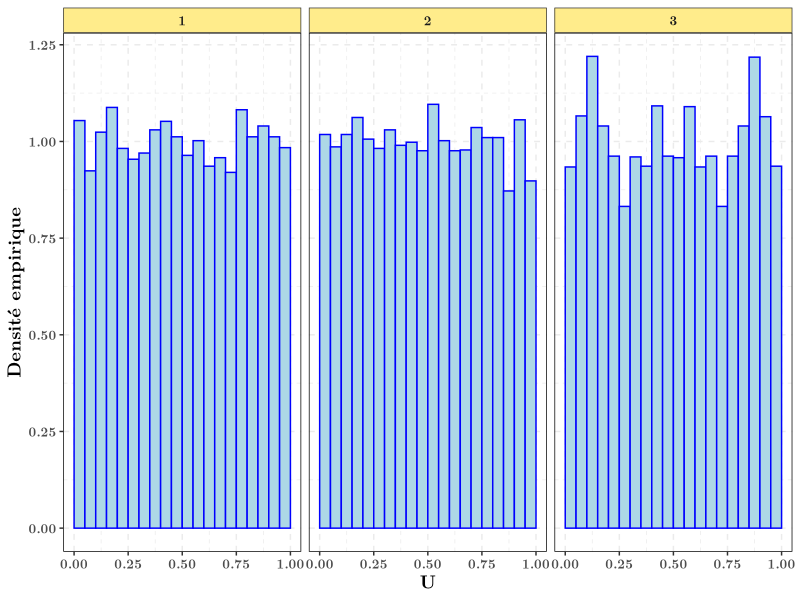
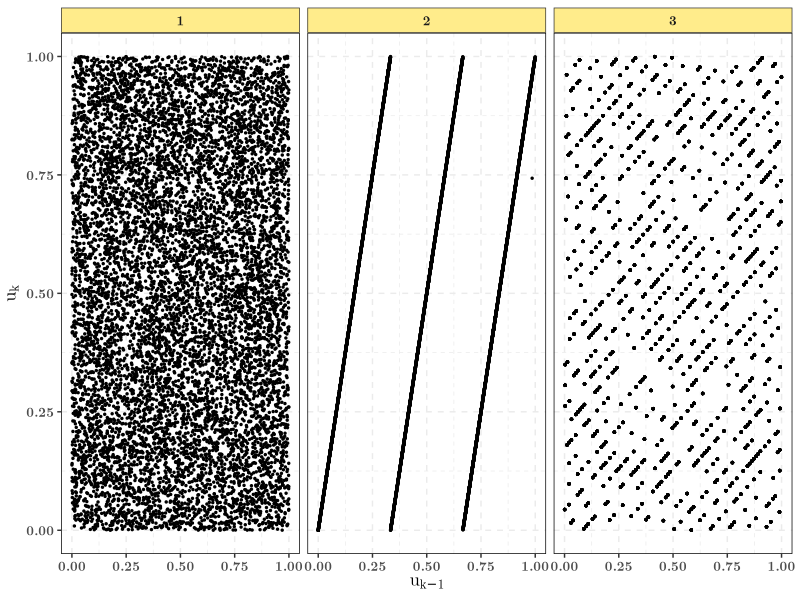
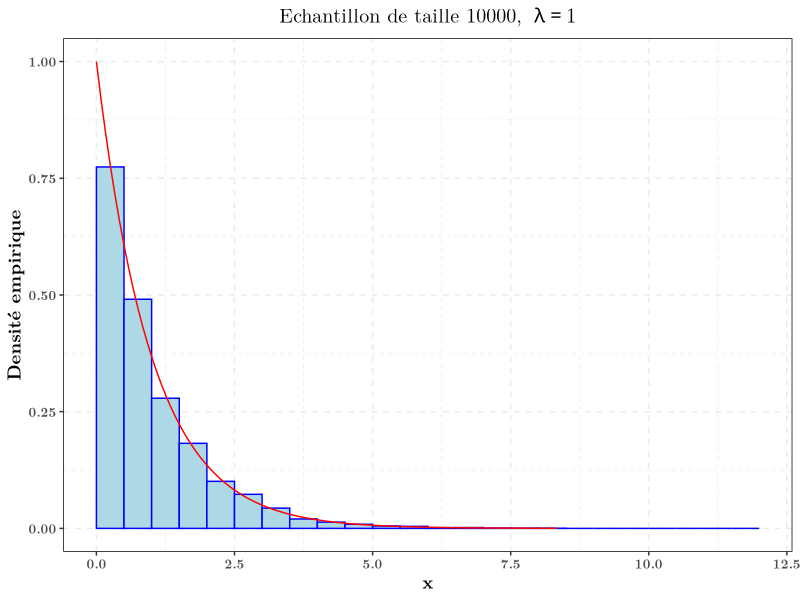
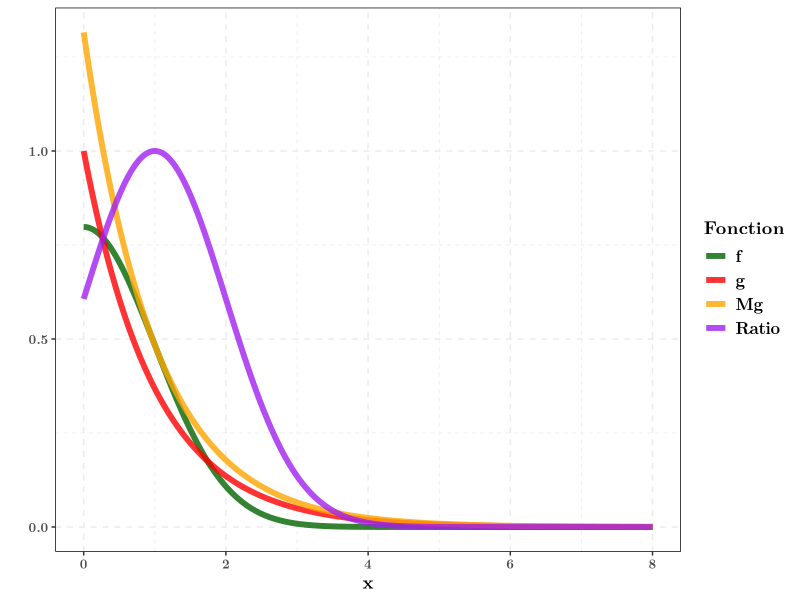
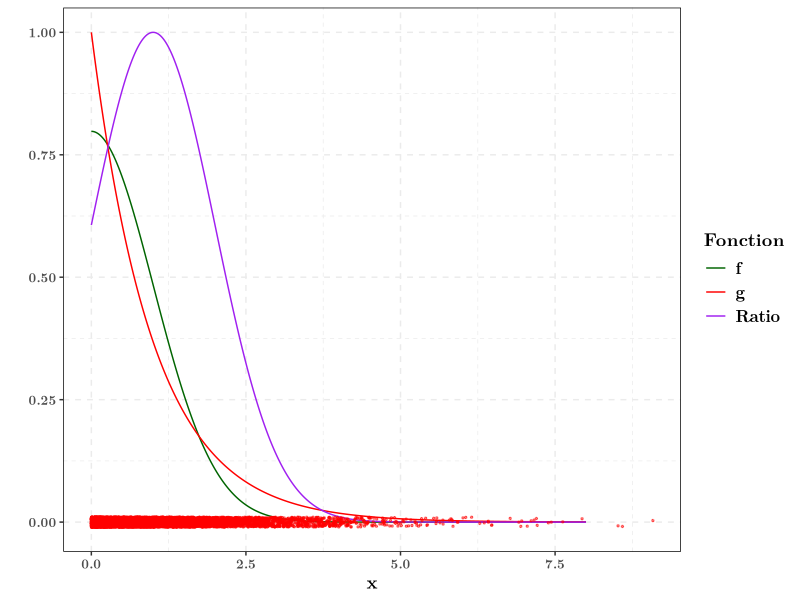
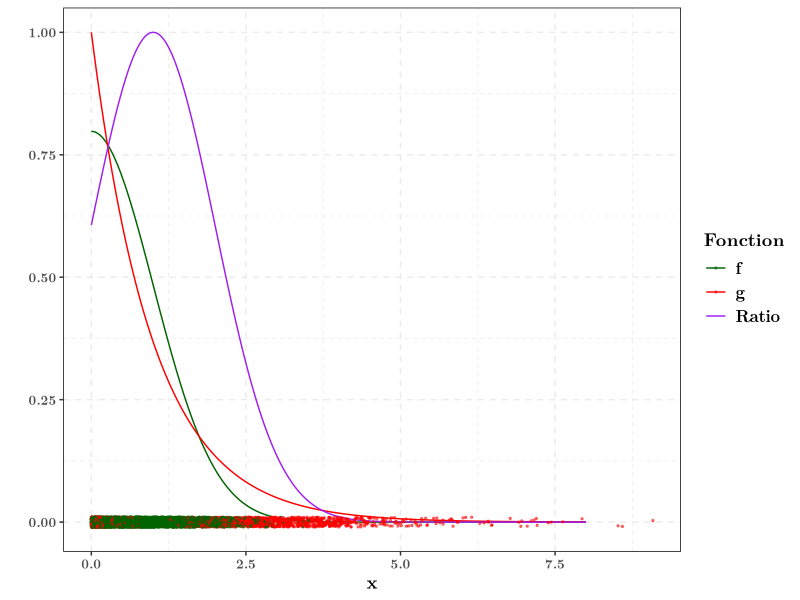
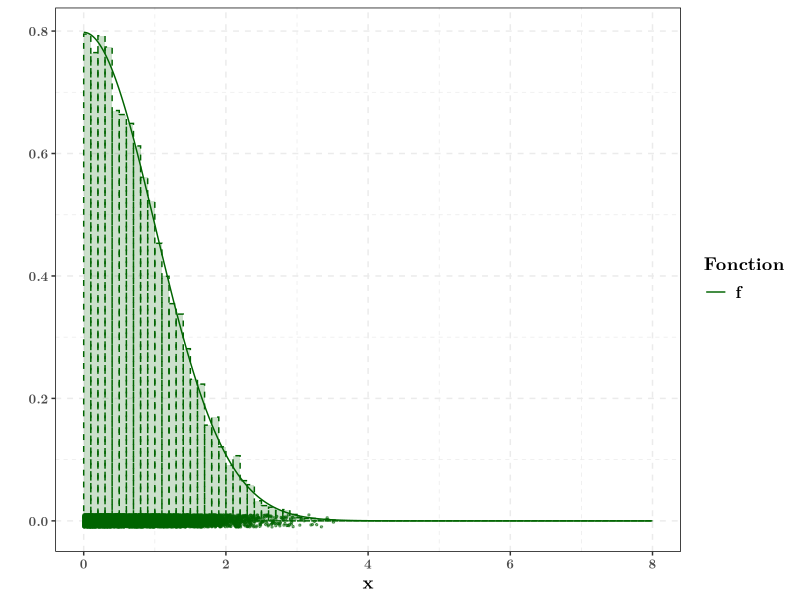

R code for these plots, in order: (Note: this script raises an error after producing the figures.)
## ---- chunk 1
knitr::opts_chunk$set(echo = FALSE, message = FALSE,
                      cache = TRUE,
                      fig.width =  7, 
                      fig.height = 3)
library(tidyverse)
## ---- chunk 2
theme_set(theme_bw() +
            theme(
              panel.border = element_rect(colour = "black",
                                          fill = rgb(0, 0, 0, 0)),
              panel.grid = element_line(linetype = 2),
              plot.background = element_rect(fill = "white"),# bg around panel
              legend.background = element_blank(),
              text = element_text(family = "LM Roman 10", size = 12, face = "bold"),
              axis.title = element_text(size = rel(1.1)),
              legend.text = element_text(size = rel(1)),
              legend.title = element_text(size = rel(1.1)),
              plot.subtitle = element_text(hjust = 0.5, size = rel(1)),
              strip.background = element_rect(fill = "lightgoldenrod1"),
              plot.title = element_text(face = "bold", size = rel(1.2), hjust = 0.5)))
## ---- chunk 3
mon_runif <- function(n , a, m, c, x0){
  # %% est l'opérateur modulo
  x0 <- x0 %% m# On s'assure que x0 est bien plus petit que m
  xs <- rep(x0, n + 1)# Suite des xs, on ne gardera que les n derniers
  for(k in 2:(n+1)){
    xs[k] <- (a * xs[k - 1] + c) %% m 
  }
  us <- xs / m # Mise entre 0 et 1
  # Retour sous forme de data.frame, pratique pour les ggplot
  tibble(n = 1:n, valeur = us[-1])# On ne retourne pas x0 / m
}
## ---- chunk 4
parametres <- list(a = list(41358, 3, 101),# On stocke les différents paramètres
                   m = list(2^31 - 1, 2^31 - 1, 2311))# dans une liste
# On peut faire plusieurs traitements sans boucle dans R
resultats <- purrr::pmap_dfr(parametres, # On applique à la liste des paramètres
                             mon_runif, # La fonction
                             n = 10000, c = 0, x0 = 17, # Les paramètres manquants
                             .id = "numero")# On souhaite une colonne
## ---- chunk 5
ggplot(resultats) +
  aes(x = valeur) +
  geom_histogram(aes(y = ..density..),
                 fill = "lightblue", color = "blue", 
                 breaks = seq(0, 1, length.out = 21)) +
  facet_wrap(.~numero) +
  labs(y = "Densité empirique", x = "U")
## ---- chunk 6
ggplot(resultats) +
  aes(x = valeur, y = lead(valeur)) +
  geom_point(size = 0.5) +
  facet_wrap(.~numero) +
  labs(y = expression(u[k]), x = expression(u[k - 1]))
## ---- chunk 7
mon_rexp <- function(n, lambda){
  # On simule selon une loi uniforme
  us <- runif(n) # Echantillon IID U[0,1]
  # On applique la fonction quantile a l'échantillon
  - log(1 - us) / lambda
}
## ---- chunk 8
tibble(x = mon_rexp(1e4, 1)) %>% 
  ggplot(aes(x = x)) +
  geom_histogram(aes(y = ..density..),
                 color = "blue", fill = "lightblue",
                 breaks = seq(0, 12, by = 0.5)) +
  stat_function(fun = dexp, color = "red") +
  labs(x = "x", y = "Densité empirique",
       title = expression("Echantillon de taille 10000, "~lambda==1))
## ---- chunk 9
get_f_density <- function(x){
  sqrt(2 / pi) * exp(-x^2 * 0.5)
}
## ---- chunk 10
get_g_density <- function(x){
  dexp(x, 1)
}
M <- sqrt(2 / pi) * exp(0.5)
get_ratio <- function(x){
  get_f_density(x) / (M * get_g_density(x))
}
## ---- chunk 11
functions_tibble <- tibble(x = seq(0, 8, length.out = 1001)) %>% 
  mutate(f = get_f_density(x),
         g = get_g_density(x),
         Mg = M * g,
         Ratio = get_ratio(x)) %>% 
  gather(-x, key = "Fonction", value = "Valeur", factor_key = TRUE) 
functions_tibble %>% 
  ggplot(aes(x = x, y = Valeur, color = Fonction)) +
  geom_line(size = 2, alpha = 0.8) +
  labs(x = "x", y = "") +
  scale_color_manual(values = c("darkgreen", "red", "orange", "purple"))
## ---- chunk 12
get_acceptation <- function(n){
  candidates <- rexp(n)
  tibble(x = candidates,
         y = 0,
         accepte = runif(n) < get_ratio(candidates)) %>% 
    mutate(Fonction = ifelse(accepte, "f", "g"))
}
## ---- chunk 13
set.seed(123)
simulated_points <- get_acceptation(10000)
functions_tibble %>%
  filter(Fonction != "Mg") %>% 
  ggplot(aes(x = x)) +
  geom_line(aes(y = Valeur, color = Fonction)) +
  labs(x = "x", y = "") +
  scale_color_manual(values = c("darkgreen", "red", "purple")) +
  geom_jitter(data = simulated_points, aes(y = y), color = "red",
             size = 0.5, height = 0.01, alpha = 0.5)
## ---- chunk 14
set.seed(123)
simulated_points <- get_acceptation(10000)
functions_tibble %>%
  filter(Fonction != "Mg") %>% 
  ggplot(aes(x = x)) +
  geom_line(aes(y = Valeur, color = Fonction)) +
  labs(x = "x", y = "") +
  scale_color_manual(values = c("darkgreen", "red", "purple")) +
  geom_jitter(data = simulated_points, aes(y = y, color = Fonction), 
             size = 0.5,  height = 0.01, alpha = 0.5)
## ---- chunk 15
set.seed(123)
simulated_points <- get_acceptation(10000)
functions_tibble %>%
  filter(Fonction == "f") %>% 
  ggplot(aes(x = x)) +
  geom_line(aes(y = Valeur, color = Fonction)) +
  scale_color_manual(values = "darkgreen") +
  labs(x = "x", y = "") +
  geom_jitter(data = filter(simulated_points, accepte), 
             aes(y = y), color = "darkgreen", 
             size = 0.5,  height = 0.01, alpha = 0.5) +
  geom_histogram(data = filter(simulated_points, accepte),
                 breaks = seq(0, 8, by = 0.1),
                 aes(y = ..density..), fill = "darkgreen", 
                 alpha = 0.2,
                 color = "darkgreen", linetype = 2)
## ---- chunk 16
get_f_sample <- function(n_sample){
  get_one_sample <- function(id){
    condition <- FALSE
    n_essai <- 0
    while(!condition){
      n_essai <- n_essai + 1
      y <- rexp(1, 1) # Simulation selon g
      u <- runif(1) # Uniform
      # On suppose que f, g, et M existent
      condition <- (u <= get_f_density(y) / (M * get_g_density(y)))
    }
    tibble(x = y, n_essai = n_essai, id = id)
  }
  parallel::mclapply(1:n_sample, get_one_sample,
                     mc.cores = parallel::detectCores()) %>% 
    bind_rows()
}
## ---- chunk 17
my_f_sample <- get_f_sample(1e4)
## ---- chunk 18
my_f_sample %>% 
  group_by(n_essai) %>% 
  summarise(Proportion = n() / 10000) %>% 
  mutate(loi_temps = dgeom(n_essai - 1, 1/M)) %>% 
  ggplot(aes(x = n_essai)) + 
  geom_col(aes(y = Proportion), width = 0.1, fill = "blue") +
  geom_point(aes(y = loi_temps), size = 2, col = "red") +
  geom_line(aes(y = loi_temps), size = 1, col = "red") +
  labs(x = "Nombre d'essais") +
  geom_text(data = tibble(n_essai = 6, y = c(0.6, 0.5), 
                          texte = c("Théorique", "Empirique")),
            aes(y = y, label = texte, color = texte),
            size = 6) +
  scale_color_manual(values = c("blue", "red")) +
  scale_x_continuous(labels = 1:8, breaks = 1:8) +
  theme(legend.position = "none")
